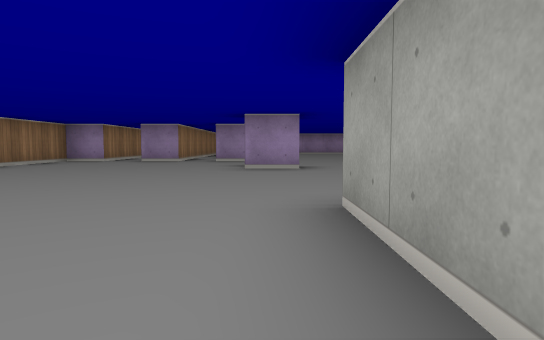
[1] (above)

18 first-person views from a walk through a cub3D maze. The camera is about half as high as the walls, tilts 4° down and sees 75° across. The floor is counted in squares. Each view is taken from the middle of a square. On the plan, view 1 faces up. The plan holds only what a view shows up to about 9 squares ahead; the rest is blank.

[2]
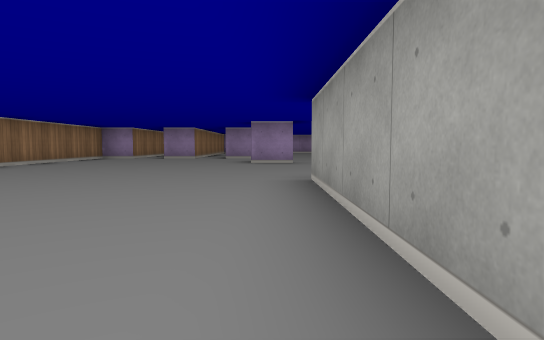

[3]
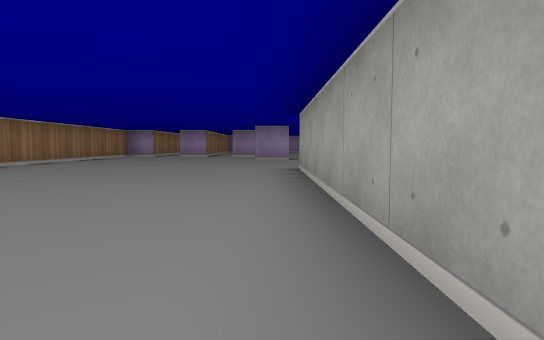

[4]
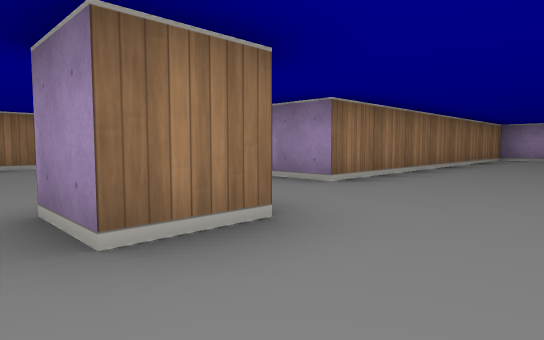

[5]
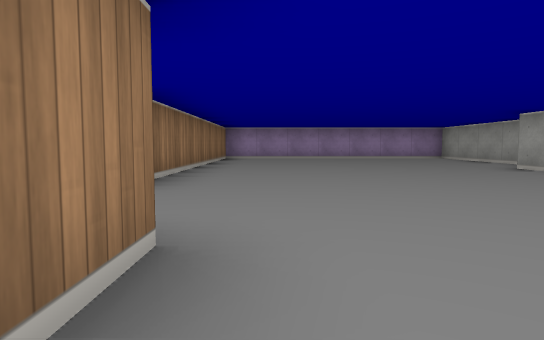

[6]
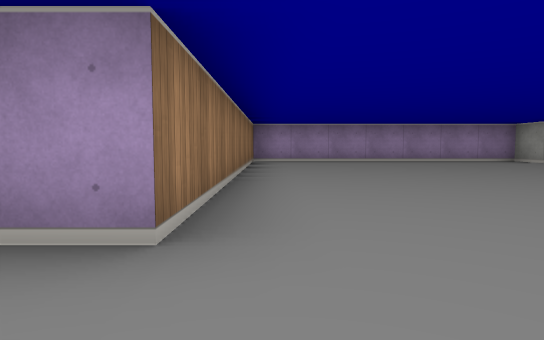

[7]
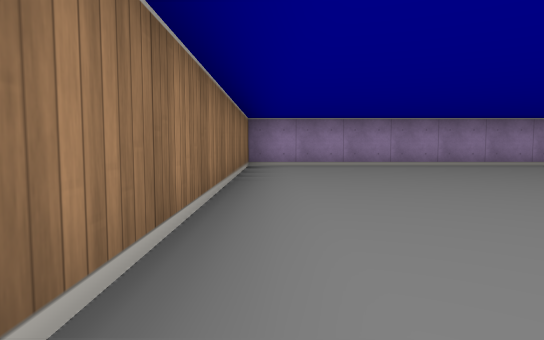

[8]
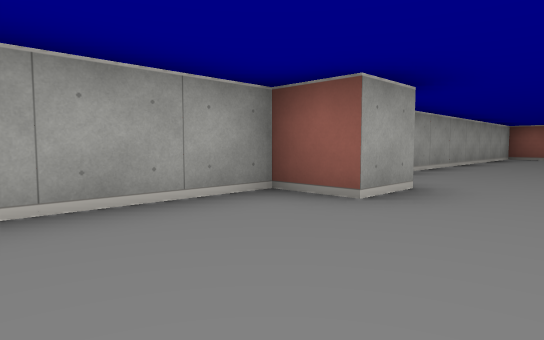

[9]
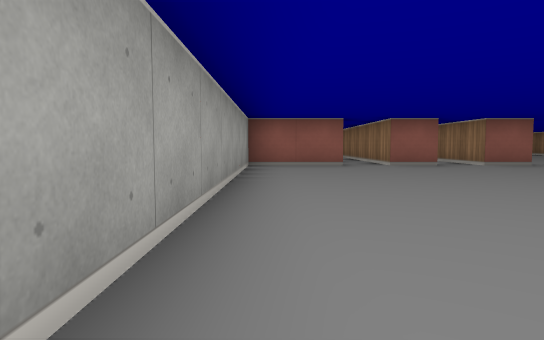

[10]
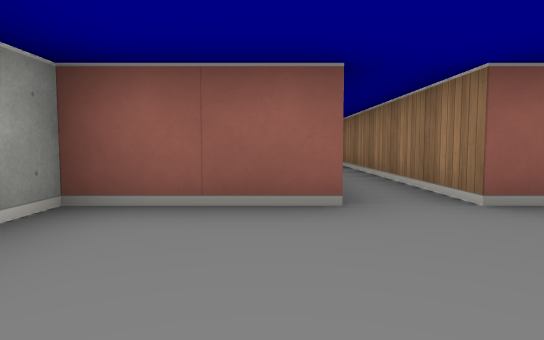

[11]
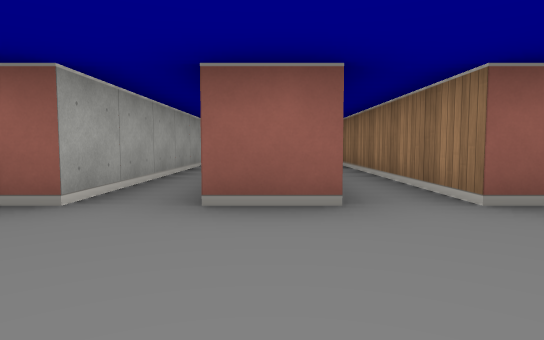

[12]
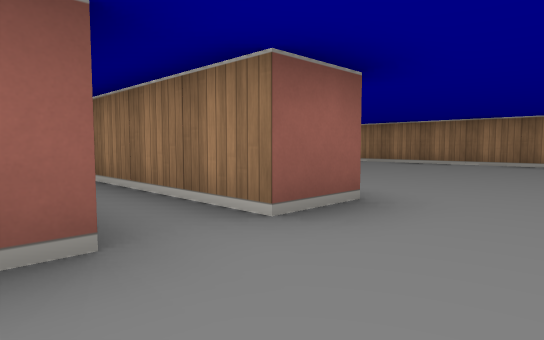

[13]
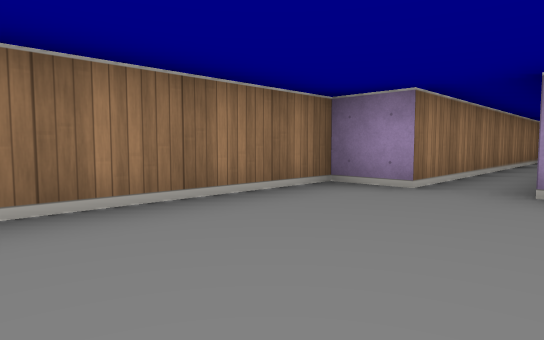

[14]
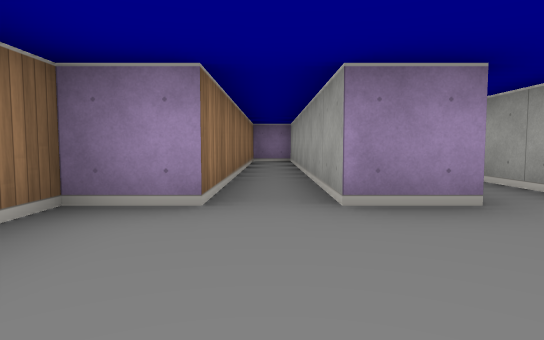

[15]
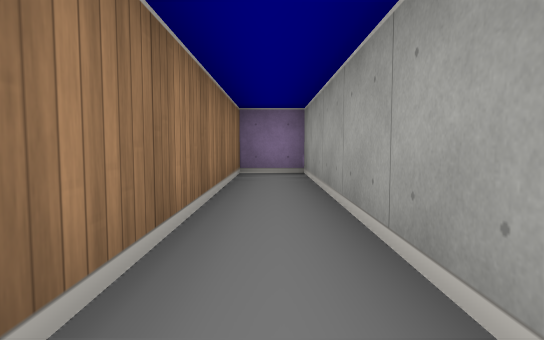

[16]
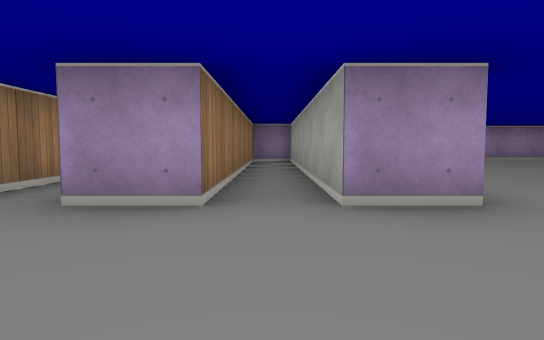

[17]
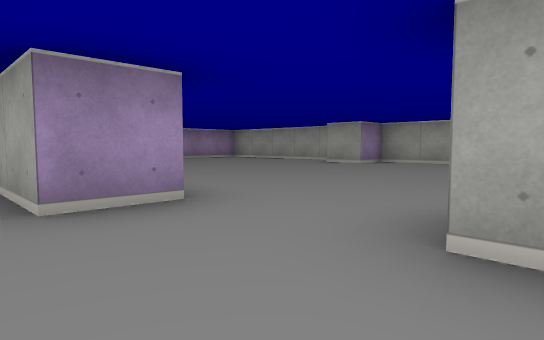

[18]
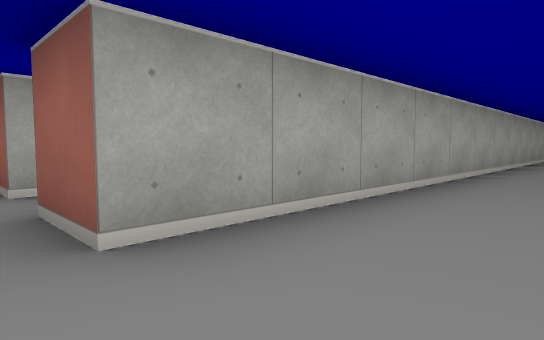

### Floor plan
Points are (right, up) in squares from view 1. A wall is a line through its corners. A room is listed if a view was taken in it or the views show most of it. See-through windows are left out.
Room 1 (views 1, 2, 3, 4, 5, 6, 7, 8, 9, 10, 11, 12, 13, 14, 15, 16, 17, 18)
walls: (2.4, 2.5) (3.5, 2.5) (3.5, -2.5); (0.5, 7.5) (0.5, 6.5) (-0.5, 6.5); (4.5, -2.5) (4.5, 2.5) (6.5, 2.5) (6.5, 11.5) (5.5, 11.5) (5.5, 12.5) (6.5, 12.5) (6.5, 17.1); (0.5, -8.2) (0.5, 2.5) (1.5, 2.5) (1.5, -2.5); (-2.5, 16) (-2.5, 9.5) (-3.5, 9.5) (-3.5, 16.5) (-4.5, 16.5) (-4.5, 9.5) (-5.5, 9.5) (-5.5, -0.4); (5.8, 17.5) (-0.5, 17.5) (-0.5, 9.5) (-1.5, 9.5) (-1.5, 15.9)

Positions as (right, up) in squares from view 1, and headings:
1: (0, 0), facing up
2: (0, -2), facing up
3: (0, -4), facing up
4: (2, 6), facing up-left
5: (1, 6), facing up
6: (0, 8), facing up
7: (0, 10), facing up
8: (4, 15), facing down-right
9: (6, 10), facing down
10: (5, 5), facing down
11: (3, 5), facing down
12: (3, 4), facing down-left
13: (-3, 6), facing up-left
14: (-4, 7), facing up
15: (-4, 11), facing up
16: (-2, 7), facing up
17: (-2, 7), facing up-right
18: (-1, 3), facing down-right
